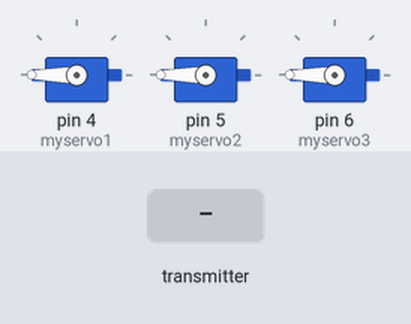
Simulated run of this sketch. Board: Arduino Uno, built with avr-gcc and run on an emulated ATmega328P. On the bench: 3 × servo. The test bench sets the inputs (shaded band). EEPROM starts erased; no radio packets arrive unless stated.

Above: at 1.2 s.
1.3 s: the transmitter starts sending q.0 = 512
At 1.71 s:
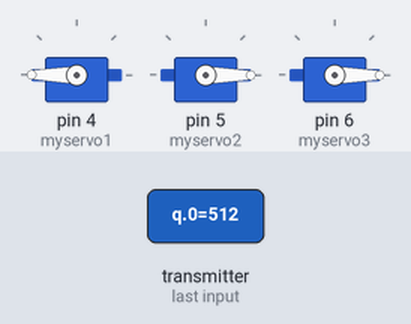
At 3.1 s:
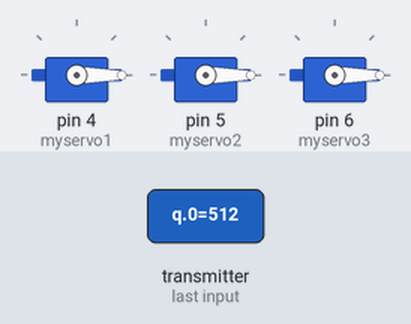
3.4 s: the transmitter starts sending q.1 = 1023
6.0 s: the transmitter starts sending q.2 = 256
At 7.4 s:
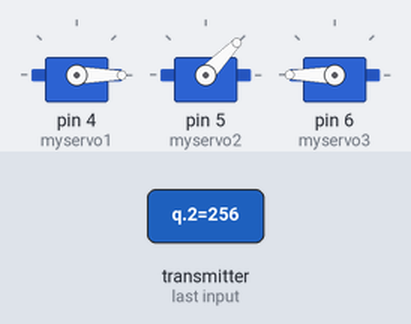
7.7 s: the transmitter starts sending q.0 = 0
9.8 s: the transmitter starts sending q.1 = 0
12.8 s: the transmitter starts sending q.2 = 0
At 12.99 s:
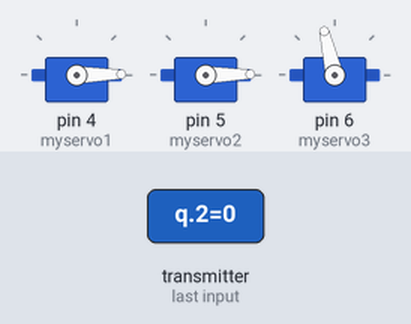
Timing chart, 0 to 15.5 s (numbered marks = the images above; inputs shaded):
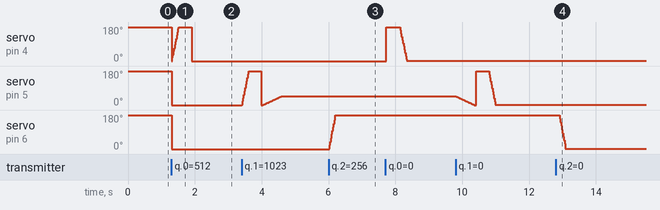

The sketch:

RX.ino
```cpp
#include <EEPROM.h>
#include <SPI.h>
#include <nRF24L01.h>
#include <RF24.h>
#include <Servo.h>


int q[3];
int qn[3];
RF24 wireless(7,8);
const byte address[6] = "00001";


Servo myservo1;
Servo myservo2;
Servo myservo3;


void setup() {
  Serial.begin(9600);
  myservo1.attach(4);
  myservo2.attach(5);
  myservo3.attach(6);
  wireless.begin();
  wireless.setChannel(110);
  wireless.stopListening();
  wireless.openReadingPipe(1, address);
  wireless.setPALevel(RF24_PA_HIGH);
  wireless.startListening();
  myservo1.write(EEPROM.read(0));
  myservo2.write(EEPROM.read(1));
  myservo3.write(EEPROM.read(2));
}

void loop() {

  if (wireless.available()) {
    wireless.read(&q, sizeof(q));
    }
    /*
      Serial.print(qn[0]);
      Serial.print("-");
      Serial.print(qn[1]);
      Serial.print("-");
      Serial.print(qn[2]);
      Serial.println();
    delay(150);

  myservo1.write(q[0]);
  myservo2.write(q[1]);
  myservo3.write(q[2]);*/
  for(int i=0; i<3; i++){
  if(q[i]>qn[i]){
    for (qn[i]; qn[i] < q[i]; qn[i] += 1) {
    switch (i){
      case 0:
      myservo1.write(qn[0]);
      case 1:
      myservo2.write(qn[1]);
      case 2:
      myservo3.write(qn[2]);

    }

    delay(1);
  }
  }else if(q[i]<qn[i]){
    for (qn[i]; qn[i] >q[i]; qn[i] -= 1) {
    switch (i){
      case 0:
      myservo1.write(qn[0]);
      case 1:
      myservo2.write(qn[1]);
      case 2:
      myservo3.write(qn[2]);
    }
    delay(1);
  }
  }EEPROM.write(i,qn[i]);
  }
 delay(1);
}
```

Measured:
- after the input at 1.3 s, servo on pin 4 (myservo1): ramps from 0° to 180° and jumps back, once every 0.61 s; servo on pin 5 (myservo2), servo on pin 6 (myservo3): 180° → 0° at once
- after the input at 6.0 s, servo on pin 6 (myservo3): moves from 0° to 180° over 0.19 s, starting at once
- after the input at 12.8 s, servo on pin 6 (myservo3): moves from 180° to 1° over 0.19 s, starting after 0.10 s
